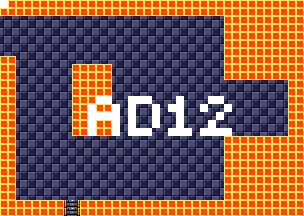

Rendered tile map (Tiled .tmx) drawn with the repository's tilesets; below, a short description and the map source with its tile grids summarised:
An orthogonal 38x27 tile map with 8x8 px tiles, 4 tile layers (background, foreground, room numbers, Objects), 15 tilesets.

<map version="1.5" tiledversion="1.7.1" orientation="orthogonal" renderorder="right-down" width="38" height="27" tilewidth="8" tileheight="8" infinite="0" nextlayerid="11" nextobjectid="1">
 <tileset firstgid="1" source="tilesheets/tsKarniMata.tsx" />
 <tileset firstgid="1025" source="tilesheets/tsVoodooWasp.tsx" />
 <tileset firstgid="2049" source="tilesheets/tsBurial.tsx" />
 <tileset firstgid="3073" source="tilesheets/tsBlueTemple.tsx" />
 <tileset firstgid="4097" source="tilesheets/tsGoddess.tsx" />
 <tileset firstgid="5121" source="tilesheets/tsKonark.tsx" />
 <tileset firstgid="6145" name="sEnemies" tilewidth="8" tileheight="8" tilecount="1024" columns="32">
  <image source="../grapx/tilesheets/sObjects.bmp" trans="ff94ff" width="256" height="256" />
 </tileset>
 <tileset firstgid="7169" source="tilesheets/tsIceTemple.tsx" />
 <tileset firstgid="8193" source="tilesheets/tsLavaArea.tsx" />
 <tileset firstgid="9217" source="tilesheets/tsBossArea.tsx" />
 <tileset firstgid="10241" source="tilesheets/tsPegu.tsx" />
 <tileset firstgid="11265" source="tilesheets/sTiwanakuTemple.tsx" />
 <tileset firstgid="12289" source="tilesheets/sIndraTemple.tsx" />
 <tileset firstgid="13313" source="tilesheets/sTeleport.tsx" />
 <tileset firstgid="14337" source="tilesheets/sObjects.tsx" />
 <layer id="2" name="background" width="38" height="27">
  <data>[1026 cells, 1026 non-empty, 2 distinct tile ids]</data>
 </layer>
 <layer id="1" name="foreground" width="38" height="27">
  <data>[1026 cells, 407 non-empty, 3 distinct tile ids]</data>
 </layer>
 <layer id="7" name="room numbers" width="38" height="27">
  <data>[1026 cells, 43 non-empty, 1 distinct tile ids]</data>
 </layer>
 <layer id="10" name="Objects" width="38" height="27">
  <data>[1026 cells, 0 non-empty, 0 distinct tile ids]</data>
 </layer>
</map>
